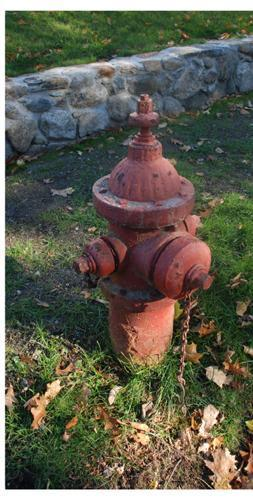
%> input picture functions/objectness-release-v1.5/tmpdir/tp8fe60289_ffce_417e_8a48_8219f69bb719.jpg, 253 x 500 px
$ octave --eval "result = removeframe('objectness-release-v1.5/tmpdir/tp8fe60289_ffce_417e_8a48_8219f69bb719.jpg');"   (GNU Octave 9; MATLAB toolbox functions it lacks are replaced by stand-ins)
%> lines starting %> are read from the running program, lines starting %| are printed output that depends on the picture
function [input_im,w]=removeframe(imname)

threshold = 0.6;
input_im = imread(imname);
%> input_im is the input picture: size 500x253x3 uint8; mean R, G, B 95.1, 93.8, 78.9
input_im = im2double(input_im);
%> input_im: size 500x253x3 double
gray_im = rgb2gray(input_im);
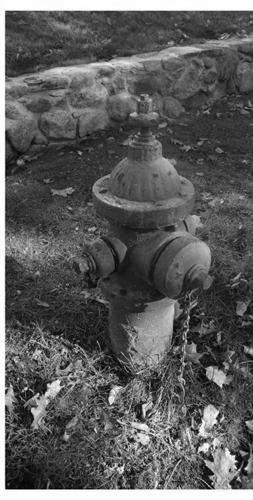
%> gray_im: size 500x253 double; min 0, max 1, mean 0.363
edgemap = edge(gray_im,'canny');
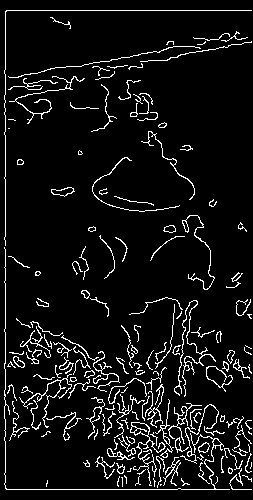
%> edgemap: size 500x253 logical; 7.2% white in thin lines or dots
[m,n] = size(edgemap);
%> m = 500; n = 253
flagt=0;
flagd=0;
flagr=0;
flagl=0;
t=1;
d=1;
l=1;
r=1;

for k=1:30 % we assume that the frame is not wider than 30 pixels.
    pbt=mean(edgemap(k,:));
    pbd=mean(edgemap(m-k+1,:));
    pbl=mean(edgemap(:,k));
    pbr=mean(edgemap(:,n-k+1));
    if pbt>threshold
        t=k;
        flagt=1;
    end
    if pbd>threshold
        d=k;
        flagd=1;
    end
    if pbl>threshold
        l=k;
        flagl=1;
    end
    if pbr>threshold
        r=k;
        flagr=1;
    end
end
%> this loop made 30 passes
%> (pbt, pbd, pbl, pbr) on passes 1 to 12: (0, 0, 0, 0), (0, 0, 0, 0.052), (0, 0, 0, 0.054), (0, 0, 0, 0.08), (0, 0, 0.14, 0.056), (0, 0, 0.82, 0.056), (0, 0, 0.01, 0.054), (0, 0, 0.012, 0.058), (0, 0, 0.038, 0.038), (0, 0, 0.046, 0.044), (0.972, 0.953, 0.032, 0.062), (0.00791, 0.0356, 0.032, 0.072)
%> after the loop, d = 11; flagd = 1; flagl = 1; flagr = 0; flagt = 1; l = 6; r = 1; t = 11

flagrm=flagt+flagd+flagl+flagr;
%> flagrm = 3
% we assume that there exists a frame when one more lines parallel to the image side are detected
if flagrm>1
    maxwidth=max([t,d,l,r]);
%> maxwidth = 11
    %
    if t==1
        t=maxwidth;
    end
    if d==1
        d=maxwidth;
    end
    if l==1
        l=maxwidth;
    end
    if r==1
        r=maxwidth;
%> r = 11
    end
    input_im=input_im(t:m-d+1,l:n-r+1,:);
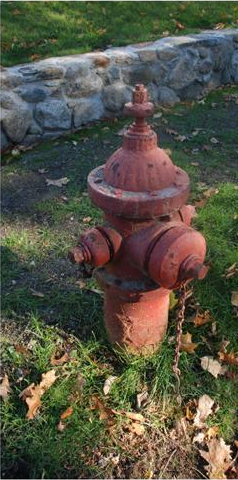
%> input_im: size 480x238x3 double; mean R, G, B 0.337, 0.33, 0.269
    gray_im = gray_im(t:m-d+1,l:n-r+1,:);
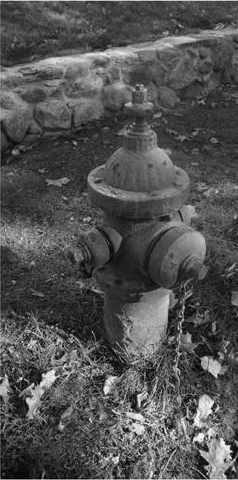
%> gray_im: size 480x238 double; min 0, max 0.992, mean 0.325
    w=[m,n,t,m-d+1,l,n-r+1];
%> w = [500 253 11 490 6 243]
else
    w=[m,n,1,m,1,n];
end
outname=[imname(1:end-4) '.bmp'];
imwrite(input_im,outname);
